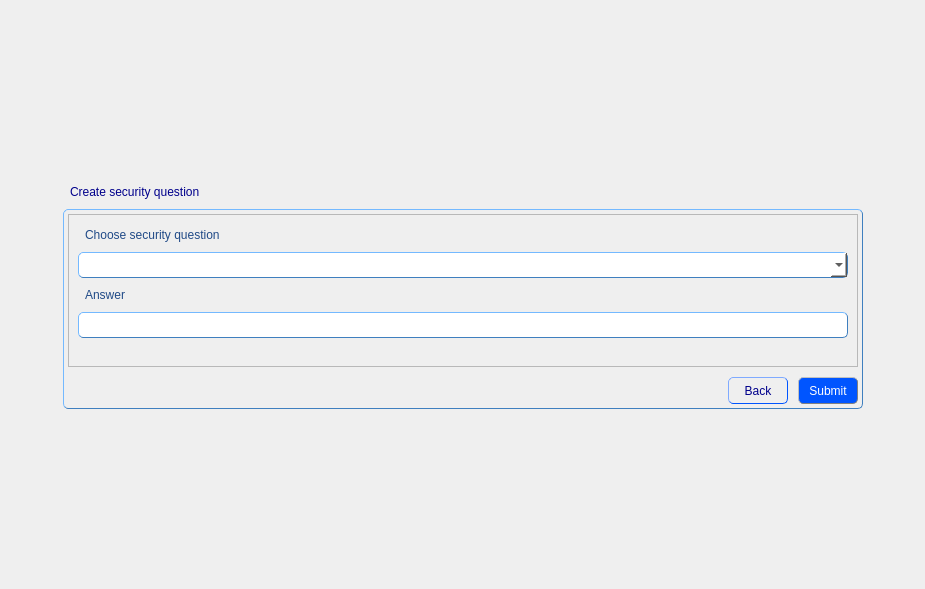
<?xml version="1.0" encoding="UTF-8"?>
<ui version="4.0">
 <class>CreateQuestionForm</class>
 <widget class="QWidget" name="CreateQuestionForm">
  <property name="geometry">
   <rect>
    <x>0</x>
    <y>0</y>
    <width>925</width>
    <height>589</height>
   </rect>
  </property>
  <property name="windowTitle">
   <string>Form</string>
  </property>
  <property name="styleSheet">
   <string notr="true">QGroupBox {
               color: black;
               padding: 4px;
               border: 1px solid rgb(63, 127, 191); 
               border-radius: 5px;
               border-style: outset;
              }
QTabWidget {
               color: blue;
               padding: 4px;
               border-radius: 5px;
               border: 1px solid rgb(63, 127, 191); 
               border-style: outset;
	           font: 11pt &quot;MS Shell Dlg 2&quot;;
              }
QWidget {
               color: rgb(32, 74, 135);
	           font: 11pt &quot;MS Shell Dlg 2&quot;;
              }
QScrollBar {
			   background-color: rgb(240, 240, 240);
              }
QLabel {
               color: rgb(32, 74, 135);
               padding: 4px;
               border-radius: 5px;
               border-style: outset;
	           font: 11pt &quot;MS Shell Dlg 2&quot;;
              }
QLineEdit {
               color: black;
               padding: 4px;
               border: 1px solid rgb(63, 127, 191); 
               border-radius: 5px;
               border-style: outset;
	           font: 10pt &quot;MS Shell Dlg 2&quot;;
              }
QComboBox {
			   color: black;
               padding: 4px;
               border: 1px solid rgb(63, 127, 191); 
               border-radius: 5px;
               border-style: outset;
               font: 9pt &quot;MS Shell Dlg 2&quot;;
			   background-color: rgb(255, 255, 255);
              }
QTextEdit {
               color: black;
               padding: 4px;
               border: 1px solid rgb(63, 127, 191); 
               border-radius: 5px;
               border-style: outset;
	           font: 10pt &quot;MS Shell Dlg 2&quot;;
              }
QSpinBox {
               color: black;
               padding: 4px;
               border: 1px solid rgb(63, 127, 191); 
               border-radius: 5px;
               border-style: outset;
	           font: 10pt &quot;MS Shell Dlg 2&quot;;
              }
QListView {
               color: black;
               padding: 4px;
               border: 1px solid rgb(63, 127, 191); 
               border-radius: 5px;
               border-style: outset;
	           font: 10pt &quot;MS Shell Dlg 2&quot;;
              }
QCheckBox {
               padding: 5px;
              }</string>
  </property>
  <layout class="QGridLayout" name="gridLayout_3">
   <item row="2" column="2">
    <spacer name="horizontalSpacer_3">
     <property name="orientation">
      <enum>Qt::Horizontal</enum>
     </property>
     <property name="sizeHint" stdset="0">
      <size>
       <width>40</width>
       <height>20</height>
      </size>
     </property>
    </spacer>
   </item>
   <item row="2" column="1">
    <widget class="QGroupBox" name="groupBox">
     <property name="sizePolicy">
      <sizepolicy hsizetype="Preferred" vsizetype="Preferred">
       <horstretch>0</horstretch>
       <verstretch>0</verstretch>
      </sizepolicy>
     </property>
     <property name="minimumSize">
      <size>
       <width>800</width>
       <height>20</height>
      </size>
     </property>
     <property name="maximumSize">
      <size>
       <width>700</width>
       <height>200</height>
      </size>
     </property>
     <property name="styleSheet">
      <string notr="true"/>
     </property>
     <property name="title">
      <string/>
     </property>
     <layout class="QGridLayout" name="gridLayout">
      <property name="leftMargin">
       <number>0</number>
      </property>
      <property name="topMargin">
       <number>0</number>
      </property>
      <property name="rightMargin">
       <number>0</number>
      </property>
      <property name="bottomMargin">
       <number>0</number>
      </property>
      <property name="spacing">
       <number>0</number>
      </property>
      <item row="0" column="0">
       <widget class="QScrollArea" name="scrollArea">
        <property name="styleSheet">
         <string notr="true"/>
        </property>
        <property name="verticalScrollBarPolicy">
         <enum>Qt::ScrollBarAlwaysOff</enum>
        </property>
        <property name="horizontalScrollBarPolicy">
         <enum>Qt::ScrollBarAlwaysOff</enum>
        </property>
        <property name="widgetResizable">
         <bool>true</bool>
        </property>
        <widget class="QWidget" name="scrollAreaWidgetContents">
         <property name="geometry">
          <rect>
           <x>0</x>
           <y>0</y>
           <width>788</width>
           <height>148</height>
          </rect>
         </property>
         <layout class="QGridLayout" name="gridLayout_2">
          <item row="1" column="0">
           <widget class="QComboBox" name="sQuestionBox"/>
          </item>
          <item row="0" column="0">
           <widget class="QLabel" name="label_2">
            <property name="text">
             <string>Choose security question</string>
            </property>
           </widget>
          </item>
          <item row="3" column="0">
           <widget class="QLineEdit" name="answerLine"/>
          </item>
          <item row="2" column="0">
           <widget class="QLabel" name="label_3">
            <property name="text">
             <string>Answer</string>
            </property>
           </widget>
          </item>
          <item row="4" column="0">
           <spacer name="verticalSpacer">
            <property name="orientation">
             <enum>Qt::Vertical</enum>
            </property>
            <property name="sizeHint" stdset="0">
             <size>
              <width>20</width>
              <height>40</height>
             </size>
            </property>
           </spacer>
          </item>
         </layout>
        </widget>
       </widget>
      </item>
      <item row="1" column="0">
       <spacer name="verticalSpacer_4">
        <property name="orientation">
         <enum>Qt::Vertical</enum>
        </property>
        <property name="sizeType">
         <enum>QSizePolicy::Minimum</enum>
        </property>
        <property name="sizeHint" stdset="0">
         <size>
          <width>40</width>
          <height>10</height>
         </size>
        </property>
       </spacer>
      </item>
      <item row="2" column="0">
       <layout class="QHBoxLayout" name="horizontalLayout_4">
        <property name="spacing">
         <number>0</number>
        </property>
        <item>
         <spacer name="horizontalSpacer">
          <property name="orientation">
           <enum>Qt::Horizontal</enum>
          </property>
          <property name="sizeHint" stdset="0">
           <size>
            <width>40</width>
            <height>20</height>
           </size>
          </property>
         </spacer>
        </item>
        <item>
         <widget class="QToolButton" name="backButton">
          <property name="minimumSize">
           <size>
            <width>60</width>
            <height>0</height>
           </size>
          </property>
          <property name="styleSheet">
           <string notr="true">QToolButton {
                color: darkblue;
               padding: 4px;
               border: 1px solid rgb(0, 85, 255); 
               border-radius: 5px;
               border-style: outset;
               font: 10pt &quot;MS Shell Dlg 2&quot;;
              }

QToolButton:hover {
               color: white;
               border: 1px solid grey;
               background-color: rgb(0, 78, 235);
               }

QToolButton:pressed {
               color: rgb(0, 0, 197)
               background: shadow;
               border-style: inset;
               }</string>
          </property>
          <property name="text">
           <string>Back</string>
          </property>
         </widget>
        </item>
        <item>
         <spacer name="horizontalSpacer_6">
          <property name="orientation">
           <enum>Qt::Horizontal</enum>
          </property>
          <property name="sizeType">
           <enum>QSizePolicy::Minimum</enum>
          </property>
          <property name="sizeHint" stdset="0">
           <size>
            <width>10</width>
            <height>20</height>
           </size>
          </property>
         </spacer>
        </item>
        <item>
         <widget class="QToolButton" name="submitButton">
          <property name="minimumSize">
           <size>
            <width>60</width>
            <height>0</height>
           </size>
          </property>
          <property name="styleSheet">
           <string notr="true">QToolButton {
               color: white;
               padding: 4px;
               border: 1px solid grey; 
               border-radius: 5px;
               border-style: outset;
               max-width: 120px;
               background-color: rgb(0, 85, 255);
               font: 10pt &quot;MS Shell Dlg 2&quot;;
              }

QToolButton:hover {
               color: darkblue;
               border: 1px solid grey;
               background-color: rgb(255, 255, 255);
               }

QToolButton:pressed {
               color: rgb(0, 0, 197)
               background: shadow;
               border-style: inset;
			    background-color: rgb(0, 78, 235);
               }</string>
          </property>
          <property name="text">
           <string>Submit</string>
          </property>
         </widget>
        </item>
       </layout>
      </item>
     </layout>
    </widget>
   </item>
   <item row="2" column="0">
    <spacer name="horizontalSpacer_2">
     <property name="orientation">
      <enum>Qt::Horizontal</enum>
     </property>
     <property name="sizeHint" stdset="0">
      <size>
       <width>40</width>
       <height>20</height>
      </size>
     </property>
    </spacer>
   </item>
   <item row="1" column="1">
    <widget class="QLabel" name="label">
     <property name="styleSheet">
      <string notr="true">QLabel {
               color: darkblue;
               padding: 4px;
               border-radius: 5px;
               border-style: outset;
	           font: 12pt &quot;MS Shell Dlg 2&quot;;
              }</string>
     </property>
     <property name="text">
      <string>Create security question</string>
     </property>
    </widget>
   </item>
   <item row="0" column="1">
    <spacer name="verticalSpacer_3">
     <property name="orientation">
      <enum>Qt::Vertical</enum>
     </property>
     <property name="sizeHint" stdset="0">
      <size>
       <width>20</width>
       <height>40</height>
      </size>
     </property>
    </spacer>
   </item>
   <item row="3" column="1">
    <spacer name="verticalSpacer_2">
     <property name="orientation">
      <enum>Qt::Vertical</enum>
     </property>
     <property name="sizeHint" stdset="0">
      <size>
       <width>20</width>
       <height>40</height>
      </size>
     </property>
    </spacer>
   </item>
  </layout>
 </widget>
 <resources/>
 <connections/>
</ui>
